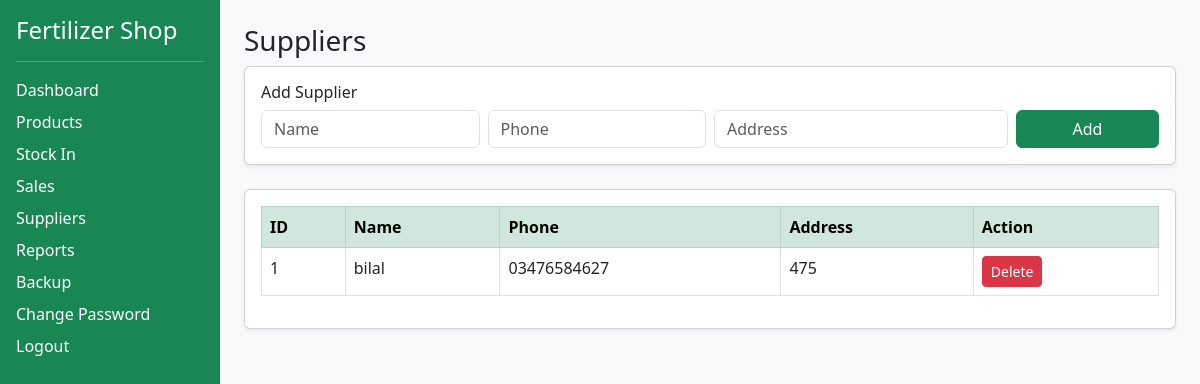
Screenshot of /suppliers (signed in) with the database file from the repository.
### tables this page shows
CREATE TABLE suppliers (
    id INTEGER PRIMARY KEY AUTOINCREMENT,
    name TEXT, phone TEXT, address TEXT
);

### app.py (the view)
@app.route('/suppliers')
def suppliers():
    if 'user' not in session:
        return redirect('/')
    conn = sqlite3.connect('database.db')
    c = conn.cursor()
    c.execute("SELECT * FROM suppliers")
    data = c.fetchall()
    conn.close()
    return render_template('suppliers.html', suppliers=data)

### templates/suppliers.html (shortened to what this page needs)
<!DOCTYPE html>
<html>
<head>
  <link href="https://cdn.jsdelivr.net/npm/bootstrap@5.3.0/dist/css/bootstrap.min.css" rel="stylesheet">
</head>
<body class="bg-light">
<div class="d-flex">
  <div class="bg-success text-white p-3" style="width:220px; min-height:100vh;">
    <h4>Fertilizer Shop</h4><hr>
    <a href="/dashboard" class="d-block text-white mb-2 text-decoration-none">Dashboard</a>
    <a href="/products" class="d-block text-white mb-2 text-decoration-none">Products</a>
    <a href="/stock_in" class="d-block text-white mb-2 text-decoration-none">Stock In</a>
    <a href="/sales" class="d-block text-white mb-2 text-decoration-none">Sales</a>
    <a href="/suppliers" class="d-block text-white mb-2 text-decoration-none">Suppliers</a>
    <a href="/reports" class="d-block text-white mb-2 text-decoration-none">Reports</a>
    <a href="/backup" class="d-block text-white mb-2 text-decoration-none">Backup</a>
    <a href="/change_password" class="d-block text-white mb-2 text-decoration-none">Change Password</a>
    <a href="/logout" class="d-block text-white mb-2 text-decoration-none">Logout</a>
  </div>
  <div class="flex-grow-1 p-4">
    <h3>Suppliers</h3>
    <div class="card p-3 shadow-sm mb-4">
      <h6>Add Supplier</h6>
      <form method="POST" action="/add_supplier" class="row g-2">
        <div class="col-md-3"><input class="form-control" name="name" placeholder="Name" required></div>
        <div class="col-md-3"><input class="form-control" name="phone" placeholder="Phone"></div>
        <div class="col-md-4"><input class="form-control" name="address" placeholder="Address"></div>
        <div class="col-md-2"><button class="btn btn-success w-100">Add</button></div>
      </form>
    </div>
    <div class="card p-3 shadow-sm">
      <table class="table table-bordered">
        <thead class="table-success">
          <tr><th>ID</th><th>Name</th><th>Phone</th><th>Address</th><th>Action</th></tr>
        </thead>
        <tbody>
          {% for s in suppliers %}
          <tr>
            <td>{{ s[0] }}</td><td>{{ s[1] }}</td><td>{{ s[2] }}</td><td>{{ s[3] }}</td>
            <td><a href="/delete_supplier/{{ s[0] }}" class="btn btn-sm btn-danger">Delete</a></td>
          </tr>
          {% endfor %}
        </tbody>
      </table>
    </div>
  </div>
</div>
</body>
</html>

### rows the page displays
suppliers: id "1", name "bilal", phone "03476584627", address "475"
